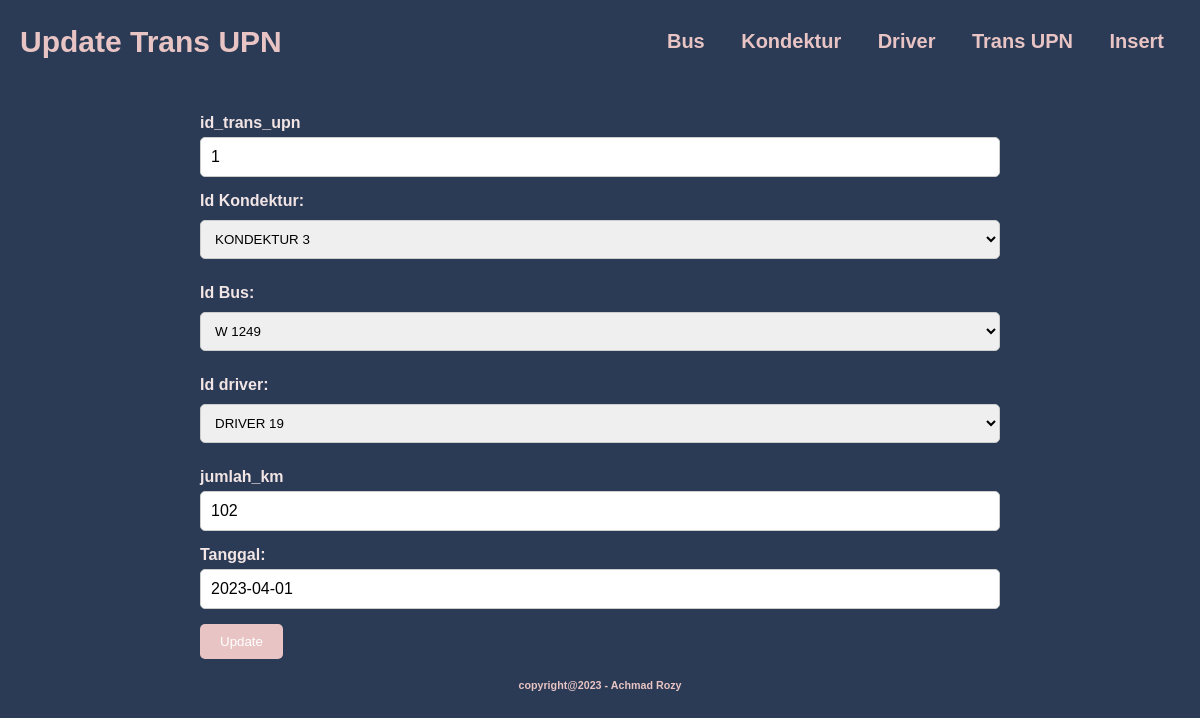
The app's page /Updatetransupn.php?id_trans_upn=1 with its own data.
### tables this page shows
CREATE TABLE `trans_upn` (
  `id_trans_upn` int(10) UNSIGNED NOT NULL,
  `id_kondektur` int(10) UNSIGNED NOT NULL,
  `id_bus` int(10) UNSIGNED NOT NULL,
  `id_driver` int(10) UNSIGNED NOT NULL,
  `jumlah_km` int(10) UNSIGNED DEFAULT NULL,
  `tanggal` date DEFAULT NULL
);

### koneksi.php (called while the page is built, shortened)
<?php
function connection() {
   $dbServer = 'localhost';
   $dbUser = 'root';
   $dbPass = '';
   $dbName = "transupn";
   $koneksi = mysqli_connect($dbServer, $dbUser, $dbPass);
   mysqli_select_db($koneksi,$dbName);
   return $koneksi;
}
?>

### Updatetransupn.php (the view, shortened to what this page needs)
<?php
  include ('koneksi.php');
  $result = '';
  if ($_SERVER['REQUEST_METHOD'] === 'GET') {
      if (isset($_GET['id_trans_upn'])) {
          $id_trans_upn_upd = $_GET['id_trans_upn'];
          $query = "SELECT * FROM trans_upn WHERE id_trans_upn = '$id_trans_upn_upd'";
          $result = mysqli_query(connection(),$query);
      }
  }
?>
<!DOCTYPE html>
<html lang="en">
<head>
    <link rel="stylesheet" href="Styles.css">
    <link rel="stylesheet" href="https://cdnjs.cloudflare.com/ajax/libs/font-awesome/5.15.3/css/all.min.css" />
</head>
<body>
<nav>
  <h2><b>Update Trans UPN</b></h2>
  <div>
    <a href="Bus.php"><b>Bus</b></a>
    <a href="Kondektur.php"><b>Kondektur</b></a>
    <a href="Driver.php"><b>Driver</b></a>
    <a href="Transupn.php"><b>Trans UPN</b></a>
    <a href="Addbus.php"><b>Insert</b></a>
  </div>
</nav>
<div class="ctr">
    <tr class="akhir">
  <td colspan="3">
  <main role="main" class="col-md-9 ml-sm-auto col-lg-10 px-4">
  <div class="content">
    <form action="Updatetransupn.php" method="POST">
        <?php while($data = mysqli_fetch_array($result)): ?>
            <label>id_trans_upn</label>
            <input type="text" class="form-control" placeholder="id_trans_upn" name="id_trans_upn" value="<?php echo $data['id_trans_upn'];  ?>" required="required" readonly>
            <label>Id Kondektur:</label>
            <select name="id_kondektur">
                <?php
                    $query_kondektur = "SELECT * FROM kondektur";
                    $result_kondektur = mysqli_query(connection(), $query_kondektur);
                    while($data_kondektur = mysqli_fetch_array($result_kondektur)) {
                        $selected = ($data['id_kondektur'] == $data_kondektur['id_kondektur']) ? 'selected' : '';
                        echo "<option value='".$data_kondektur['id_kondektur']."' ".$selected.">".$data_kondektur['nama']."</option>";
                    }
                ?>
            </select>
            <label>Id Bus:</label>
            <select name="id_bus">
                <?php
                    $query_bus = "SELECT * FROM bus";
                    $result_bus = mysqli_query(connection(), $query_bus);
                    while($data_bus = mysqli_fetch_array($result_bus)) {
                        $selected = ($data['id_bus'] == $data_bus['id_bus']) ? 'selected' : '';
                        echo "<option value='".$data_bus['id_bus']."' ".$selected.">".$data_bus['plat']."</option>";
                    }
                ?>
            </select>
            <label>Id driver:</label>
            <select name="id_driver">
                <?php
                    $query_driver = "SELECT * FROM driver";
                    $result_driver = mysqli_query(connection(), $query_driver);
                    while($data_driver = mysqli_fetch_array($result_driver)) {
                        $selected = ($data['id_driver'] == $data_driver['id_driver']) ? 'selected' : '';
                        echo "<option value='".$data_driver['id_driver']."' ".$selected.">".$data_driver['nama']."</option>";
                    }
                ?>
            </select>
            <label>jumlah_km</label>
            <input type="text" class="form-control" placeholder="jumlah_km" name="jumlah_km" value="<?php echo $data['jumlah_km'];  ?>" required="required">
            <label>Tanggal:</label>
            <input type="text" class="form-control" placeholder="tanggal" name="tanggal" value="<?php echo $data['tanggal'];  ?>" required="required">
            <input type="submit" name="submit" value="Update">
        <?php endwhile; ?>
    </form>
    <h6>copyright@2023 - Achmad Rozy</h6>
</div>
</body>
</html>

### Styles.css (style rules this page uses)
nav { font-weight: bold; display: flex; justify-content: space-between; align-items: center; background-color: #2B3A55; color: #e8c4c4; padding: 0px 20px; margin-left: 0px; border-radius: 10px; }
h2 { font-family: sans-serif; font-weight: bold; font-size: 30px; }
nav a { background-color: #2B3A55; color: #e8c4c4; font-size: 20; text-decoration: none; margin: 0 0px; }
.ctr { max-width: 960px; margin: 0 auto; padding: 0 15px; }
label { margin-bottom: 5px; font-weight: bold; color: #f2e5e5; }
.form-control { display: block; width: 100%; padding: 12px; font-size: 16px; font-family: sans-serif; border-radius: 5px; border: 1px solid #ccc; }
a { justify-content: center; color: white; text-decoration: none; }
a { background-color: #2B3A55; color: #fff; padding: 8px 16px; border: none; border-radius: 4px; cursor: pointer; text-decoration: none; margin-right: 10px; }
select { padding: 8px; border-radius: 4px; border: 1px solid #ced4da; margin-right: 10px; }
h6 { margin: 20px 20px; color: #e8c4c4; justify-content: center; display: flex; }

### Updatetransupn.php (style rules this page uses)
body { font-family: Arial, sans-serif; margin: 0; }
nav { font-weight: bold; display: flex; justify-content: space-between; align-items: center; background-color: #2B3A55; color: #e8c4c4; padding: 0px 20px; margin-left: 0px; border-radius: 10px; }
nav a { background-color: #2B3A55; color: #e8c4c4; font-size: 20; text-decoration: none; margin: 0 0px; }
nav h2 { font-family: sans-serif; font-weight: bold; font size: 30px; }
.ctr { max-width: 800px; margin: 0 auto; padding: 20px; }
form label { display: block; margin-top: 10px; }
form input[type="text"], form select { width: 100%; padding: 10px; margin-top: 5px; margin-bottom: 15px; border-radius: 5px; border: 1px solid #ccc; }
form input[type="submit"] { background-color: #e8c4c4; color: #fff; padding: 10px 20px; border: none; border-radius: 5px; cursor: pointer; }

### records on screen
trans_upn: id_trans_upn "1", jumlah_km "102", tanggal "2023-04-01"

### other values on screen
form field id_kondektur "KONDEKTUR 3"
form field id_bus "W 1249"
form field id_driver "DRIVER 19"
